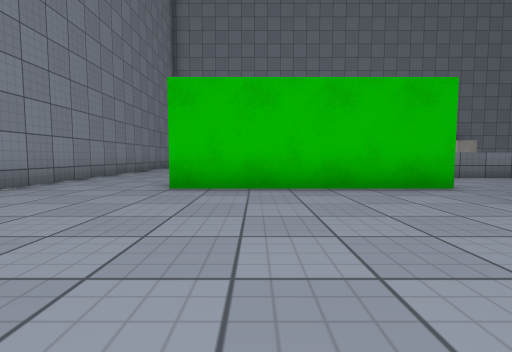
View 1 (above)

16 first-person views from a walk through a Unity game level. The camera is 0.58 m above the floor, tilts 4° down and sees 85° across. The floor is counted in squares, 1 m on a side. Each view is taken from the middle of a square. On the plan, view 1 faces up. The plan holds only what a view shows up to about 9 squares ahead; the rest is blank. The player is left out. Surface patterns are stand-ins for the level's own textures.

View 2
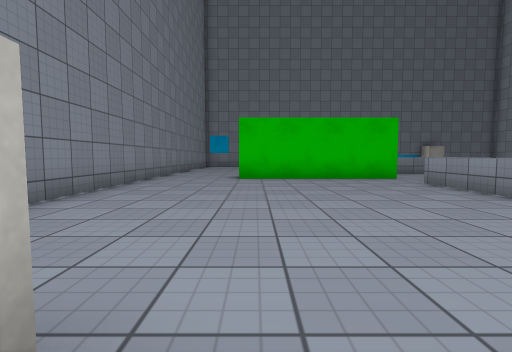

View 3
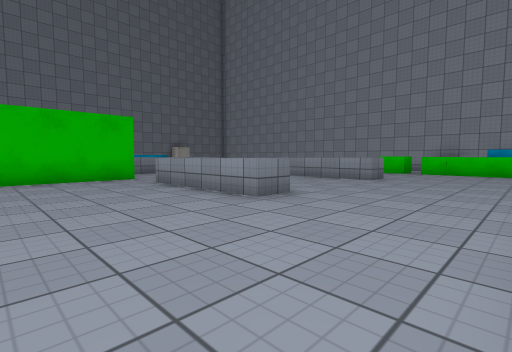

View 4
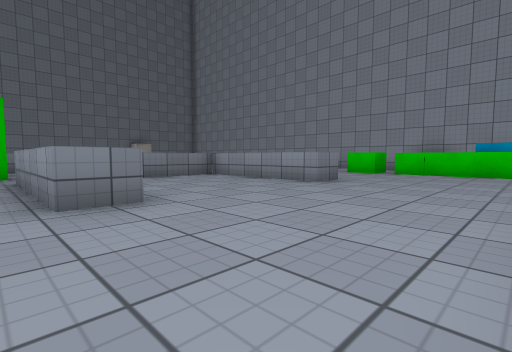

View 5
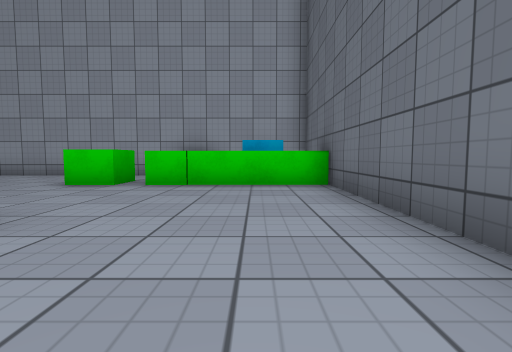

View 6
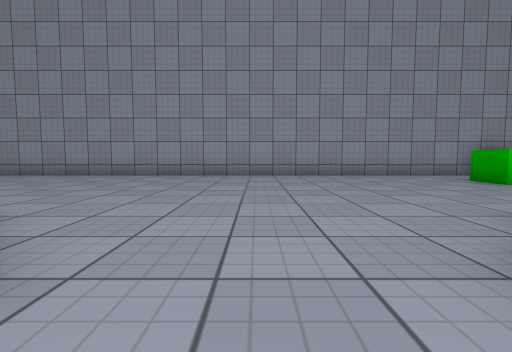

View 7
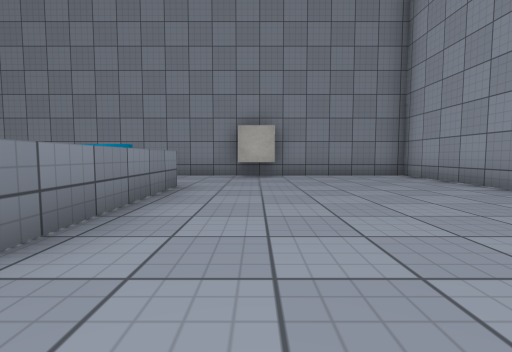

View 8
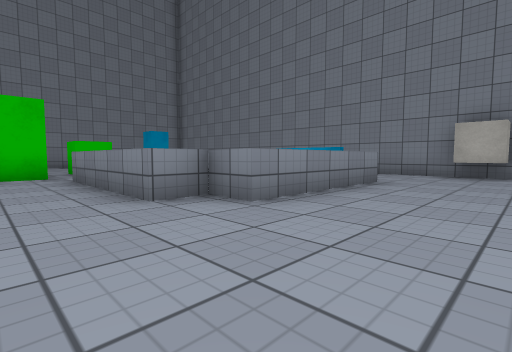

View 9
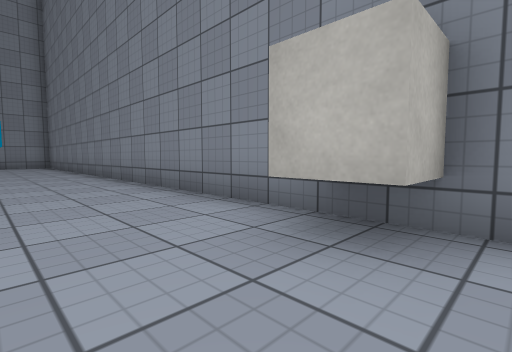

View 10
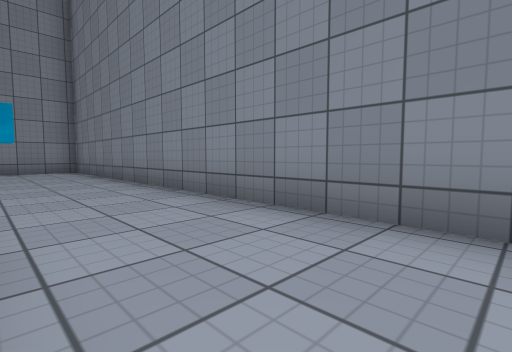

View 11
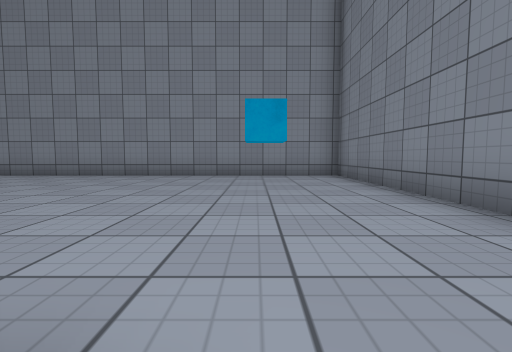

View 12
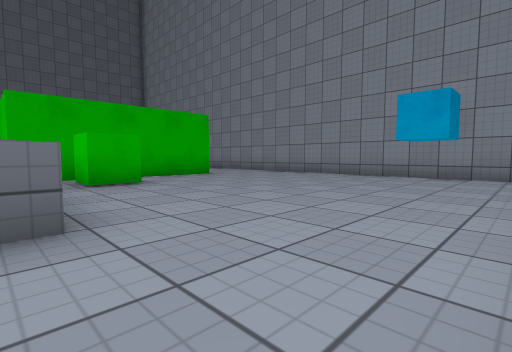

View 13
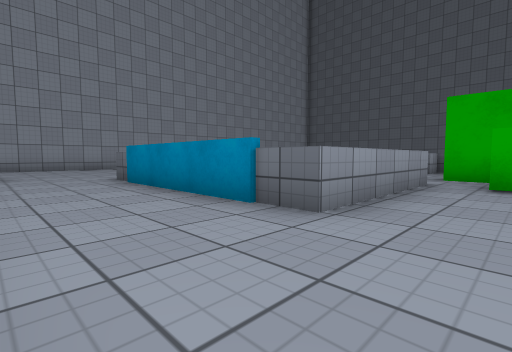

View 14
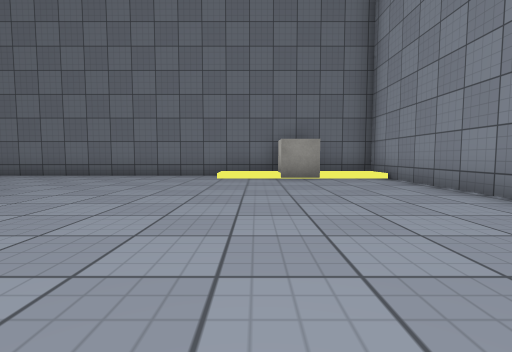

View 15
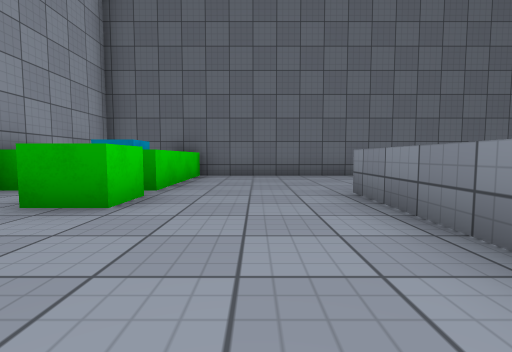

View 16
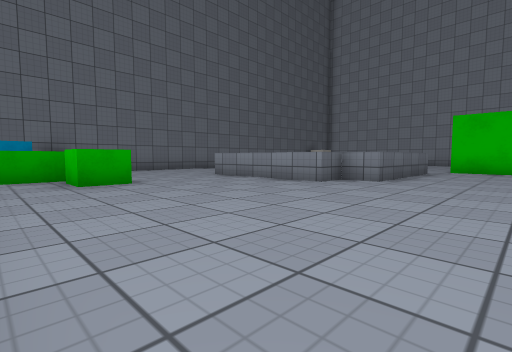

### Floor plan
Key: @ floor where view 1 was taken; # wall or solid block; . main floor; : floor 0.15 m higher than the main floor; / step, stairs or slope; ^ raised ledge; O other object.
Columns run from 5 left of view 1 to 16 right of it. Each row starts with its distance up from view 1.
 16 ################O#####
 15 #...............O....#
 14 #....................#
 13 #....................#
 12 #........^####^......#
 11 #........^    ^......#
 10 #........^    ^......#
  9 #......O.^    ^......#
  8 #......O..^^^^.......#
  7 #...#####............#
  6 #...#####............#
  5 #...#####............#
  4 #.........^^^^.......#
  3 #........^ ...^......#
  2 #........^ ...^......#
  1 #........^....^...O..#
  0 #....@...^....^...O..#
 -1 #.................^^^#
 -2 #.................^  #
 -3 #..O..............^O#
 -4 #::O:/............^##
 -5 ####################

Where each view was taken, in squares from view 1:
view 1: 0 up, 0 right, facing up
view 2: 4 down, 1 left, facing up
view 3: 4 down, 0 right, facing up-right
view 4: 4 down, 3 right, facing up-right
view 5: 3 down, 7 right, facing right
view 6: 6 up, 7 right, facing right
view 7: 7 up, 11 right, facing up
view 8: 6 up, 12 right, facing up-left
view 9: 13 up, 12 right, facing up-left
view 10: 13 up, 7 right, facing up-left
view 11: 13 up, 4 right, facing left
view 12: 15 up, 4 right, facing down-left
view 13: 15 up, 2 right, facing down-right
view 14: 4 up, 1 left, facing down
view 15: 4 up, 11 right, facing down
view 16: 7 up, 15 right, facing down-left
